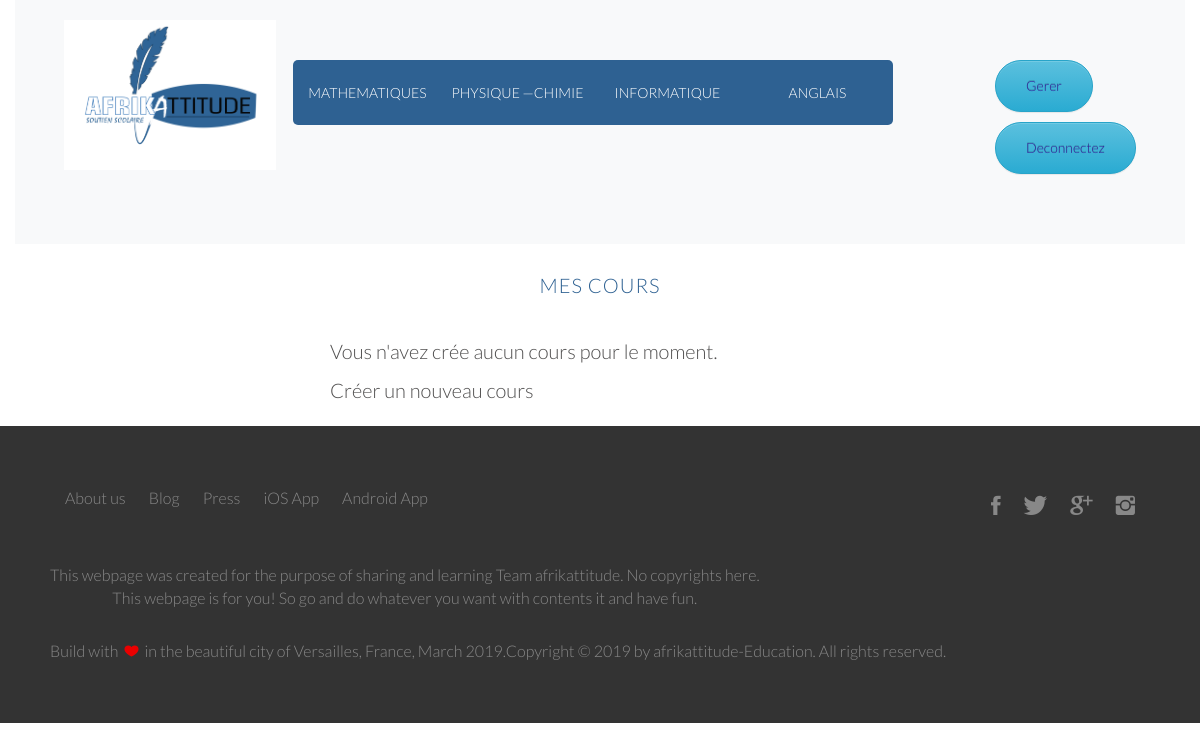
Before: /courses/mine/ (signed in) with the older database file.
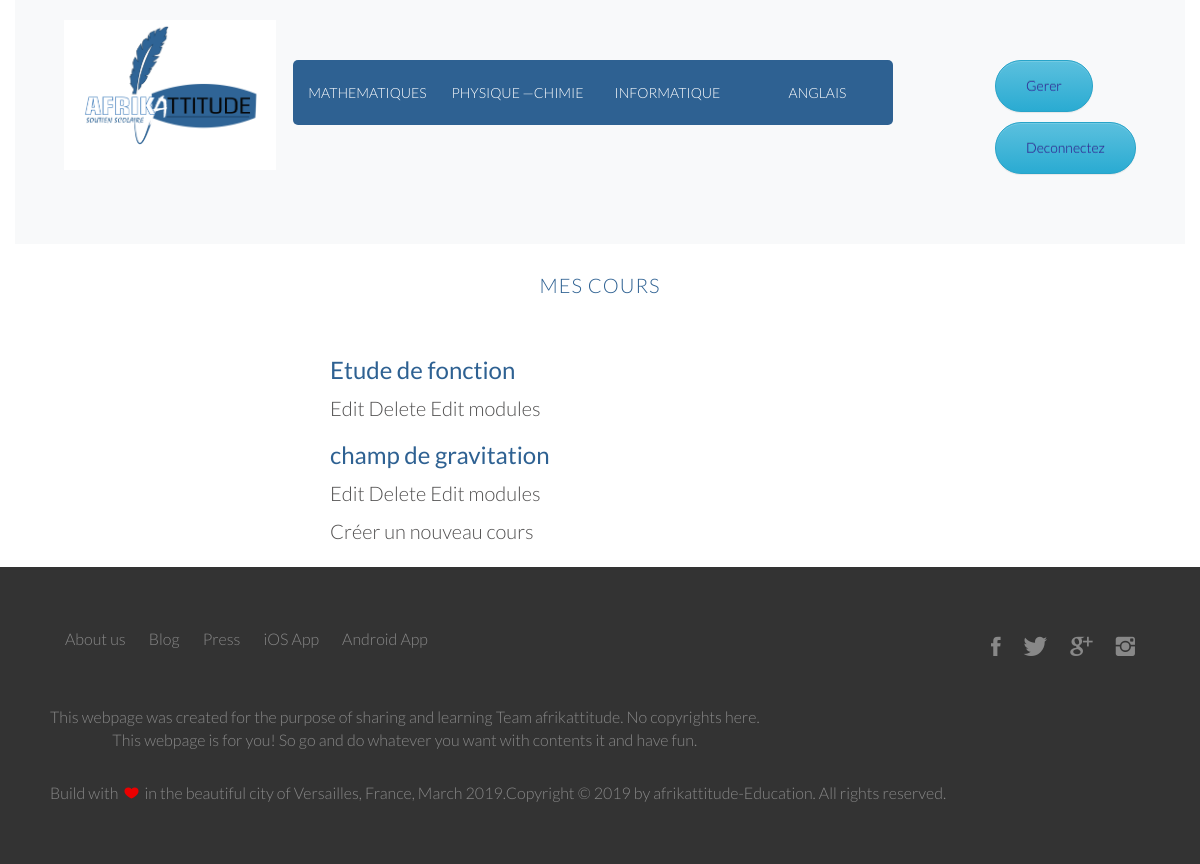
After: the same page with the newer database file.
### courses/models.py (models this page shows, shortened)
class Course(models.Model):
    owner           = models.ForeignKey(User, on_delete=models.CASCADE, default=1)
    subject         = models.ForeignKey(Subject, related_name='courses', on_delete=models.CASCADE)
    title           = models.CharField(max_length=50)
    image           = models.ImageField(upload_to=upload_image_path, blank=True)
    description     = models.CharField(max_length=500)
    pub_date        = models.DateTimeField(auto_now=True)
    slug            = models.SlugField(max_length=200, unique=True)
    overview        = models.TextField(null=True, blank=True)
    created         = models.DateTimeField(auto_now_add=True)
    students        = models.ManyToManyField(User, related_name='course_joined', blank=True)
    class Meta:
        ordering = ['-created']

### courses/views.py (the view, shortened to what this page needs)
# urls.py: path('mine/', ManageCourseListView.as_view(), name='manage_course_list'),
class ManageCourseListView(ListView):
    model = Course
    template_name = "courses/manage/course/list.html"

### courses/views.py (called while the page is built)
    def get_queryset(self):
        qs = super(OwnerMixin, self).get_queryset()
        return qs.filter(owner=self.request.user)

### courses/templates/courses/manage/course/list.html (shortened to what this page needs)
{% extends "afrik_app/base.html" %}
{% block content %}
<h1 class="text-center">Mes Cours</h1>
<div class="row">
<div class="col col-md-6 mx-auto">
  {% for course in object_list %}
    <div class="course-info">
      <h3>{{ course.title }}</h3>
      <p>
        <a href="{% url "course:course_edit" course.id%}">Edit</a>
        <a href="{% url "course:course_delete" course.id %}">Delete</a>
        <a href="{% url "course:course_module_update" course.id %}">Edit modules</a>
      </p>
    </div>
  {% empty %}
    <p>Vous n'avez crée aucun cours pour le moment.</p>
  {% endfor %}
  <p>
    <a href="{% url "course:course_create" %}" class="button"> Créer un nouveau cours</a>
  </p>
</div>
</div>
{% endblock %}

Changed rows visible on the page:
added Course: title "Etude de fonction"
added Course: title "champ de gravitation"
Other visible differences:
text no longer shown: "Vous n'avez crée aucun cours pour le moment."
